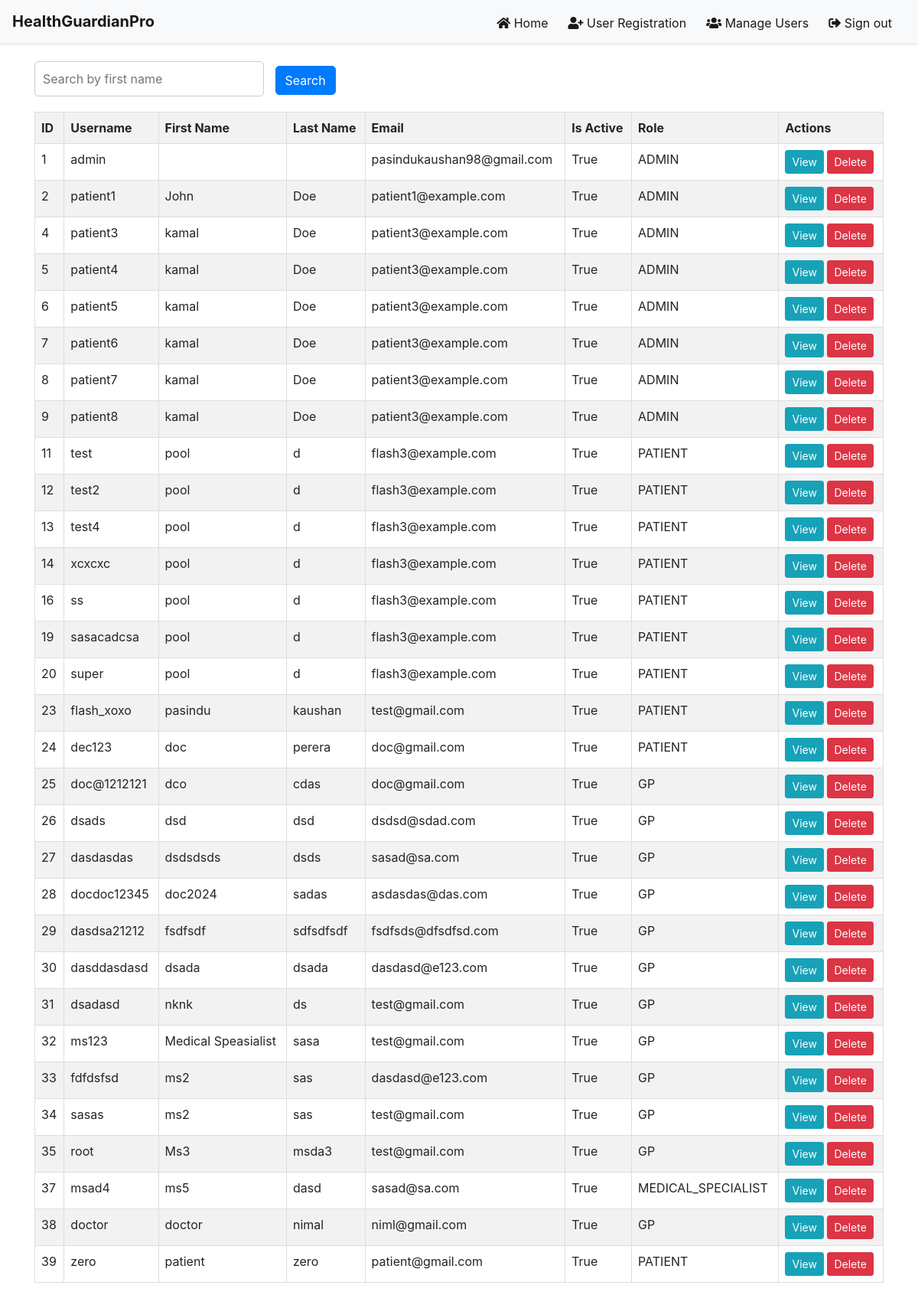
Page /predictor/manage_users/ on the committed database.
### predictor/models.py (models this page shows, shortened)
class User(AbstractUser):
    class Role(models.TextChoices):
        ADMIN = "ADMIN", "Admin"
        PATIENT = "PATIENT", "Patient"
        GP = "GP", "GP"
        MEDICAL_SPECIALIST = "MEDICAL_SPECIALIST", "Medical Specialist"
    base_role = Role.ADMIN
    role = models.CharField(max_length=50, choices=Role.choices)

### predictor/views.py (the view)
# urls.py: path('manage_users/', views.manage_users, name='manage_users'),
def manage_users(request):
    users = User.objects.all()
    return render(request, 'manage_users.html', {'users': users})

### predictor/templates/manage_users.html (shortened to what this page needs)
<!DOCTYPE html>
<html lang="en">
<head>
    <link href="https://stackpath.bootstrapcdn.com/bootstrap/4.5.2/css/bootstrap.min.css" rel="stylesheet">
</head>
<body>
    {% include 'nav_bar_admin.html' %}
<div class="container">
    <br>
    <form id="searchForm">
        <input type="text" id="searchInput" name="search" placeholder="Search by first name">
        <button type="button" id="searchButton" class="btn btn-primary">Search</button>
    </form>
    <table id="usersTable" class="table">
        <thead>
            <tr>
                <th>ID</th>
                <th>Username</th>
                <th>First Name</th>
                <th>Last Name</th>
                <th>Email</th>
                <th>Is Active</th>
                <th>Role</th>
                <th>Actions</th>
            </tr>
        </thead>
        <tbody>
            {% for user in users %}
            <tr>
                <td>{{ user.id }}</td>
                <td>{{ user.username }}</td>
                <td>{{ user.first_name }}</td>
                <td>{{ user.last_name }}</td>
                <td>{{ user.email }}</td>
                <td>{{ user.is_active }}</td>
                <td>{{ user.role }}</td>
                <td>
                    <a href="#" class="btn btn-info btn-sm">View</a>
                    <form method="post" action="{% url 'delete_user' user.id %}"  style="display: inline;">
                        <button type="submit" class="btn btn-danger btn-sm" onclick="return confirm('Are you sure you want to delete this user?')">Delete</button>
                    </form>
                </td>
            </tr>
            {% endfor %}
        </tbody>
    </table>
</div>
</body>
</html>

### predictor/templates/manage_users.html (style rules this page uses)
#searchForm { margin-bottom: 20px; }
#searchInput { width: 300px; border-radius: 5px; padding: 10px; border: 1px solid #ccc; }
#searchButton { border-radius: 5px; margin-left: 10px; }
#usersTable { width: 100%; border-collapse: collapse; }
#usersTable th, #usersTable td { border: 1px solid #ddd; padding: 8px; text-align: left; }
#usersTable th { background-color: #f2f2f2; }
#usersTable tbody tr:nth-child(even) { background-color: #f2f2f2; }

### rows in the picture
User: id "1", username "admin", email "pasindukaushan98@gmail.com", is_active "True", role "ADMIN"
User: id "2", username "patient1", first_name "John", last_name "Doe", email "patient1@example.com", is_active "True", role "ADMIN"
User: id "4", username "patient3", first_name "kamal", last_name "Doe", email "patient3@example.com", is_active "True", role "ADMIN"
User: id "5", username "patient4", first_name "kamal", last_name "Doe", email "patient3@example.com", is_active "True", role "ADMIN"
User: id "6", username "patient5", first_name "kamal", last_name "Doe", email "patient3@example.com", is_active "True", role "ADMIN"
User: id "7", username "patient6", first_name "kamal", last_name "Doe", email "patient3@example.com", is_active "True", role "ADMIN"
User: id "8", username "patient7", first_name "kamal", last_name "Doe", email "patient3@example.com", is_active "True", role "ADMIN"
User: id "9", username "patient8", first_name "kamal", last_name "Doe", email "patient3@example.com", is_active "True", role "ADMIN"
User: id "11", username "test", first_name "pool", last_name "d", email "flash3@example.com", is_active "True", role "PATIENT"
User: id "12", username "test2", first_name "pool", last_name "d", email "flash3@example.com", is_active "True", role "PATIENT"
User: id "13", username "test4", first_name "pool", last_name "d", email "flash3@example.com", is_active "True", role "PATIENT"
User: id "14", username "xcxcxc", first_name "pool", last_name "d", email "flash3@example.com", is_active "True", role "PATIENT"
User: id "16", username "ss", first_name "pool", last_name "d", email "flash3@example.com", is_active "True", role "PATIENT"
User: id "19", username "sasacadcsa", first_name "pool", last_name "d", email "flash3@example.com", is_active "True", role "PATIENT"
User: id "20", username "super", first_name "pool", last_name "d", email "flash3@example.com", is_active "True", role "PATIENT"
User: id "23", username "flash_xoxo", first_name "pasindu", last_name "kaushan", email "test@gmail.com", is_active "True", role "PATIENT"
User: id "24", username "dec123", first_name "doc", last_name "perera", email "doc@gmail.com", is_active "True", role "PATIENT"
User: id "25", username "doc@1212121", first_name "dco", last_name "cdas", email "doc@gmail.com", is_active "True", role "GP"
User: id "26", username "dsads", first_name "dsd", last_name "dsd", email "dsdsd@sdad.com", is_active "True", role "GP"
User: id "27", username "dasdasdas", first_name "dsdsdsds", last_name "dsds", email "sasad@sa.com", is_active "True", role "GP"
User: id "28", username "docdoc12345", first_name "doc2024", last_name "sadas", email "asdasdas@das.com", is_active "True", role "GP"
User: id "29", username "dasdsa21212", first_name "fsdfsdf", last_name "sdfsdfsdf", email "fsdfsds@dfsdfsd.com", is_active "True", role "GP"
User: id "30", username "dasddasdasd", first_name "dsada", last_name "dsada", email "dasdasd@e123.com", is_active "True", role "GP"
User: id "31", username "dsadasd", first_name "nknk", last_name "ds", email "test@gmail.com", is_active "True", role "GP"
User: id "32", username "ms123", first_name "Medical Speasialist", last_name "sasa", email "test@gmail.com", is_active "True", role "GP"
User: id "33", username "fdfdsfsd", first_name "ms2", last_name "sas", email "dasdasd@e123.com", is_active "True", role "GP"
User: id "34", username "sasas", first_name "ms2", last_name "sas", email "test@gmail.com", is_active "True", role "GP"
User: id "35", username "root", first_name "Ms3", last_name "msda3", email "test@gmail.com", is_active "True", role "GP"
User: id "37", username "msad4", first_name "ms5", last_name "dasd", email "sasad@sa.com", is_active "True", role "MEDICAL_SPECIALIST"
User: id "38", username "doctor", first_name "doctor", last_name "nimal", email "niml@gmail.com", is_active "True", role "GP"
User: id "39", username "zero", first_name "patient", last_name "zero", email "patient@gmail.com", is_active "True", role "PATIENT"
